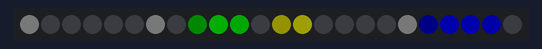
The sketch below on a simulated ESP8266 (Wemos D1 mini). Parts: 24 RGB LEDs in strip order, left to right. Dim RGB values are drawn brighter than linear; WiFi joins after 1.5 s; servers stay silent unless stated; the local clock reads 2024-03-15 10:24:30 at power-on unless the sketch sets it; what the sketch prints to the serial monitor is not drawn.

Above: at 1.6 s.
At 4.8 s:
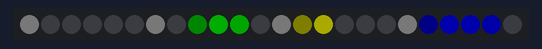
At 10.2 s:
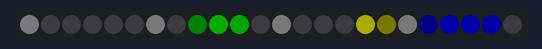
At 18.8 s:
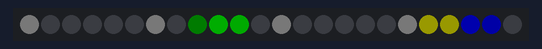
At 28.5 s:
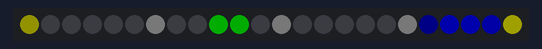
At 38.2 s:
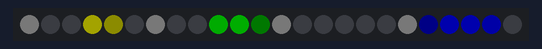

The sketch:

Clock-Neopixel.ino
```cpp
/****************************************************************************************************************************

  Get the time with ntp and display the time on a neopixel Ring

  You can specify the number of pixels in the LED Ring with NUM_PIXELS

  The variables handXxx... specifies the base RGB value and width of the pointers (hour,minute,second)

  Wifi Setup is derived from Example AutoConnect.ino using library https://github.com/khoih-prog/ESP_WiFiManager

  To configure Wifi on the device:
   - connect to an AP called ESP_XXXXXXX
   - enter http://192.168.4.1/ into browser and configure the AP and pwd

 *****************************************************************************************************************************/

// Uncomment for continuous Debug Output
#define DEBUG

// Define my Time Zone to Germany
#define MYTZ TZ_Europe_Berlin

// Define Number of pixels in Neo Pixel Ring
#define NUM_PIXELS    24
//#define NUM_PIXELS    50
// #define NUM_PIXELS    27

// Pixel Number of the first pixel (Showing Midnight)
// 0 means the first pixel is at the top of the ring
#define PIXEL_OFFSET  0

// to get inverse direction of the pixels set to true
// to get normal direction of the pixels set to false
#define PIXEL_DIRECTION_INVERSE false

// Hardware Pin of Neopixel String
#define NEOPIXEL_PIN  D4
//#define NEOPIXEL_PIN  D2

// Base definition for the pointers (Hour,Minute,Second)
struct handColorRGB {
  int red;
  int green;
  int blue;
  int width; // Width in Pixel
};


// maximum wanted intensity
int iMax=50;

// RGB color for the different hand
//                             red, geen,  blue, width
handColorRGB handHour    = {    0,    0, iMax , 3 };  // Hour   ==> Blue
handColorRGB handMinute  = {    0, iMax,    0 , 2 };  // Minute ==> Green
handColorRGB handSecond  = { iMax, iMax,    0 , 1 };  // Second ==> Yellow
handColorRGB markQuater  = {    2,    2,    2 , 1 };

// The relative intensity of all LEDs
double intens = 1.0;

// This is the intensity factor to dim the LEDs at night
#define NIGHT_DIM_FACTOR 0.2
//#define NIGHT_DIM_FACTOR 0.99


// -----------------------------------------------------------
// Lib for Neopixel Ring
#include <Adafruit_NeoPixel.h>

Adafruit_NeoPixel pixels(NUM_PIXELS, NEOPIXEL_PIN, NEO_GRB | NEO_KHZ800);

// Define LED color for background
uint32_t colorBackground = pixels.Color(0, 0, 0);


// -----------------------------------------------------------
// Libs for Wifi Connection
#include <ESP8266WiFi.h>          // https://github.com/esp8266/Arduino
//needed for library
#include <DNSServer.h>
#include <ESP8266WebServer.h>


// Wifimanager used to store WIFI Credentials in EEProm of Device
#include <ESP_WiFiManager.h>      // https://github.com/khoih-prog/ESP_WiFiManager

// Define Wifimanager
ESP_WiFiManager ESP_wifiManager("ESP_Configuration");


// -----------------------------------------------------------
// Libraries for Time handling and NTP(Network time protocoll)
#include <time.h>                       // time() ctime()         1)
#include <sys/time.h>                   // struct timeval
#include <TZ.h>


// Macro for debug output
#ifdef DEBUG
 #define DEBUG_PRINTF(...)  Serial.printf (__VA_ARGS__)
#else
 #define DEBUG_PRINTF(...)
#endif


/**
   set all Neopixels to Background Color
*/
void clearPixel() {
  for (int i = 0; i < NUM_PIXELS; i++) {
    pixels.setPixelColor(i, colorBackground);
  }
}


/**
 * Sets the pixel with the given number to the specified color.
 * If NUM_PIXEL is reached we start from the first pixel again
 * The number of the pixel set is in the range of 0 ... NUM_PIXELS-1
 * If PIXEL_OFFSET is given displaying pixels is shifted arround the circle be the amount given.
 */
void setPixelLimited(int pixel, uint32_t color){
    pixel += PIXEL_OFFSET;
    if ( pixel >= NUM_PIXELS ){
      pixel -= NUM_PIXELS;
    }
    if ( pixel >= NUM_PIXELS ){
      Serial.printf("ERROR Pixel Number (%f) too large",pixel);
      return;
    }
    DEBUG_PRINTF(" Set Pixel %2d #%04X ",pixel,color);

    pixels.setPixelColor(pixel, color);
}

/**
 * Convert to a color struct which can be used directly to set a neopixel
 */
uint32_t toColor(double intens , handColorRGB handColor ){
    return pixels.Color(handColor.red * intens, handColor.green * intens, handColor.blue * intens);
}

/**
 * Set pixel at pixelPos to specified RGB-color
 * The number of the pixelPos is a double which is normalized between 0.0 and 1.0
 * where 0 is the first pixel. 1.0 is overflow and also the first pixel.
 * where 1.0 -(1/NUM_PIXELS) is equivalent to the last pixel.
 *
 * Dimming between pixels:
 * We also find out if the pixelposition is between two pixels.
 * If we have a position inbetween two LEDs, we dim both pixels accordingly
 * to show where inbetween the two pixels the real position is.
 * This results in a smooth transition inbetween the pixels.
 *
 * In addition we take handColor.width to show multiple pixels with this width.
 *
 */
void setFloatingPixel(double pixelPos, handColorRGB handColor ){

  double pixel = pixelPos * NUM_PIXELS;
  if ( PIXEL_DIRECTION_INVERSE ) {
    pixel = (1.0-pixelPos) * NUM_PIXELS;
  }

  double fractionPixel=pixel-floor(pixel);
  DEBUG_PRINTF(" Pixel(Pos:%4.2f #:%3.0f)", pixelPos,pixel);

  int pixelMin= pixel- (handColor.width/2);
  int pixelMax= pixelMin + handColor.width;

  // First Pixel
  double intens1 = intens*(1.0-fractionPixel);
  uint32_t color = toColor(intens1,handColor);
  DEBUG_PRINTF(" I1:%4.2f",intens1);
  setPixelLimited(pixelMin, color);

  // Middle Pixels
  for ( int i = pixelMin+1; i < pixelMax; i++ ){
    uint32_t color = toColor(intens,handColor);
    setPixelLimited(i, color);
  }

  // Last Pixel
  intens1 = intens*fractionPixel;
  color   = toColor(intens1,handColor);
  DEBUG_PRINTF(" I2:%4.2f",intens1);
  setPixelLimited(pixelMax, color);
}

// For debuggin. Each Second a seperate Line
int lastSec=0;
/**
 * Shows the time on the Neo Pixel Ring
 */
void showTime() {
  clearPixel();

  // Marker for each quater of the hour
  DEBUG_PRINTF("\nMarker 1 ");
  setFloatingPixel(0.0  , markQuater);
  DEBUG_PRINTF("\nMarker 2 ");
  setFloatingPixel(1.0/4, markQuater);
  DEBUG_PRINTF("\nMarker 3 ");
  setFloatingPixel(2.0/4, markQuater);
  DEBUG_PRINTF("\nMarker 4 ");
  setFloatingPixel(3.0/4, markQuater);

  // -----------------------------
  timeval tv;
  gettimeofday(&tv, NULL);

  time_t tnow = tv.tv_sec;
  struct tm *ti;
  ti = localtime(&tnow);

  // Newline for Debugging
  if ( lastSec != ti->tm_sec){
    DEBUG_PRINTF("\n");
    lastSec = ti->tm_sec;
  }

  double fractionSec=tv.tv_usec/1000000.0;

  double hour = ti->tm_hour;
  double min  = ti->tm_min;
  double sec  = ti->tm_sec + fractionSec;
  // DEBUG_PRINTF("  Usec: %5.2f ",fractionSec);

  // Add fractions to values (this will cause the pointers for hour,minute to also move smoth)
  min  += (sec/60);
  hour += (min/60);

  // Adapt intensity by time of day (hours)
  intens=1.0;
  if ( hour < 7 || hour > 22){
    intens=NIGHT_DIM_FACTOR;
  }


  // Hour
  if ( hour >= 12 ) hour -= 12;
  DEBUG_PRINTF("\n  Hour: %2.0f    ", hour);
  setFloatingPixel(hour / 12, handHour);

  // Minute
  DEBUG_PRINTF("\n  Min:  %2.0f    ", min);
  setFloatingPixel(min/60, handMinute);

  // Seconds
  DEBUG_PRINTF("\n  Sec:  %5.2f ", sec);
  setFloatingPixel(sec/60, handSecond);

  DEBUG_PRINTF("\n");
  DEBUG_PRINTF("\n");

  // Send pixels to display
  pixels.show();

  delay(10);
  #ifdef DEBUG
    delay(1000);
  #endif
}


/**
 *  Check current WiFi Status and reconnect if necessary
 */
wl_status_t prevStatus;
void checkWifiStatus(void) {

  if (WiFi.status() != prevStatus) {
    Serial.print("Wifi State changed to ");
    Serial.println(ESP_wifiManager.getStatus(WiFi.status()));
    prevStatus = WiFi.status();
    if ( WiFi.isConnected() ) {
      Serial.print("Local IP: ");  Serial.println(WiFi.localIP());
      Serial.print("SSID: ");      Serial.println(WiFi.SSID());
    }
  }

  if (!WiFi.isConnected()) {
    ESP_wifiManager.autoConnect();
  }
}


void setup() {
  Serial.begin(115200);
  Serial.println("\n");
  Serial.println("Starting ESP Neo Pixel Clock ... ");

  ESP_wifiManager.setDebugOutput(true);

  // ESP_wifiManager.setMinimumSignalQuality(-1);

  // To reset the configuration simply diconnect from the current Wifi
  // WiFi.disconnect();

  ESP_wifiManager.autoConnect();

  // Set timezone to get the resulting time as local time (not as GMT)
  configTime(MYTZ, "pool.ntp.org");

  // Initialize Neopixel Ring
  pixels.begin();

}

void loop() {

  checkWifiStatus();


  // Get current Time and Print it on Serial
  time_t now = time(nullptr);
  String time = String(ctime(&now));
  //Serial.print( time);

  // Show time on Neopixel Ring
  showTime();

  // Wait a little bit, so we do not flood the console
  delay(10);

}
```

Measured:
- what the display in image 0 shows lasts 1.0 s, from 1.6 s to 2.6 s
